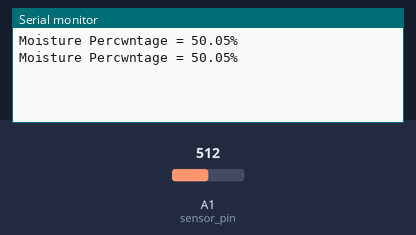
This sketch was run on a simulated Arduino Uno, built with avr-gcc and run on an emulated ATmega328P. On the bench: the last lines printed to the serial monitor. The test bench sets the inputs (shaded band); at power-on: A1 (sensor_pin) = 512.

Above: at 1.8 s.
1.9 s: A1 (sensor_pin) set to 716
At 2.4 s:
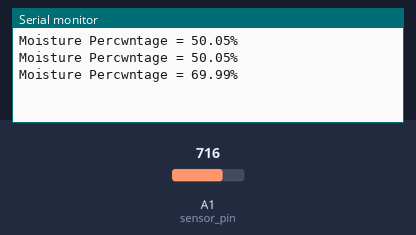
3.4 s: A1 (sensor_pin) set to 900
At 4.8 s:
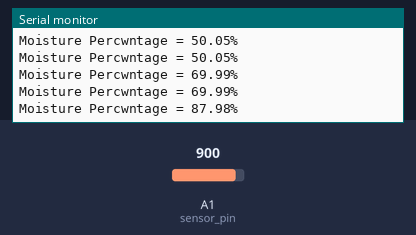
Timing chart, 0 to 6.4 s (numbered marks = the images above; inputs shaded):
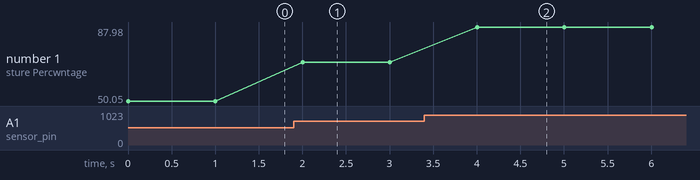

The sketch:

soil_moisture_test.ino
```cpp
const int sensor_pin=A1;

void setup() {
  // put your setup code here, to run once:
  Serial.begin(9600);
}

void loop() {
  int sensor_analog = analogRead(sensor_pin);
  float moisture_percentage=(((sensor_analog/1023.00)*100));
  Serial.print("Moisture Percwntage = ");
  Serial.print(moisture_percentage);
  Serial.print("%\n");
  delay(1000);
  // put your main code here, to run repeatedly:

}
```

Measured:
- after the input at 1.9 s, the serial monitor: prints a new line after 0.10 s (image 1)
- after the input at 3.4 s, the serial monitor: prints a new line after 0.60 s (image 2)
- plotted number 1: 50.05 → 69.99 after the input at 1.9 s, 69.99 → 87.98 after the input at 3.4 s
